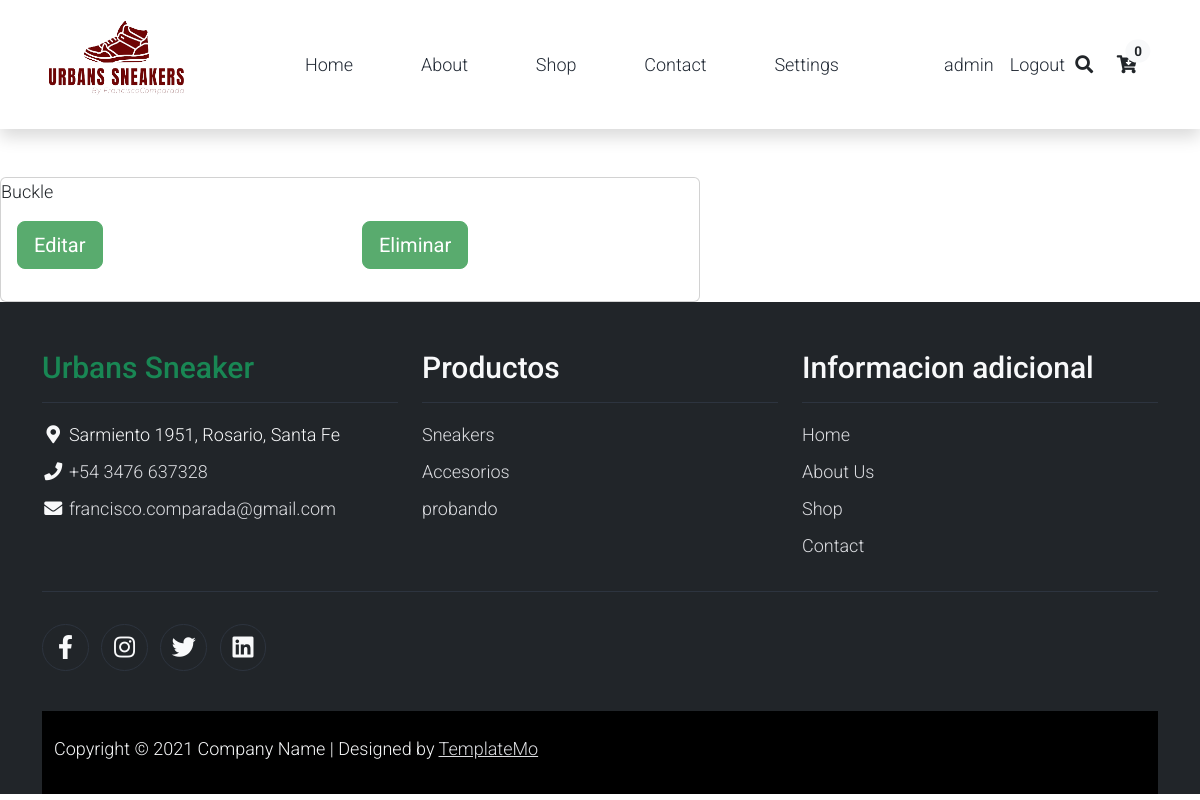
Page /Productos/descripcion_sub_category/3/ (signed in) on the committed database.
### Productos/models.py (models this page shows, shortened)
class Sub_Category(models.Model):
    category=models.ForeignKey('Category',on_delete=models.CASCADE,null=True)
    sub_category=models.CharField(max_length=75)
    img_sub_category=models.ImageField(null=True, upload_to='img_sub_Category/')

class Category(models.Model):
    category=models.CharField(max_length=75)

### Productos/views.py (the view)
# urls.py: path('descripcion_sub_category/<int:pk>/', descripcion_sub_category, name='descripcion_sub_category'),
@login_required
def descripcion_sub_category(request, pk):
    if request.user.is_superuser:
        if request.method == 'GET':
            sub_category = Sub_Category.objects.get(pk=pk)
            context = {'sub_category':sub_category}
            return render(request, 'Productos/descripcion_sub_category.html', context=context)
        elif request.method == 'POST':
            sub_category = Sub_Category.objects.get(pk=pk)
            return redirect('Productos/select_sub_category.html')

### Cart/context_processors.py (called while the page is built)
def total_cart_amount(request):
    total=0
    if request.user.is_authenticated:
        if 'cart' in request.session:
            for key,value in request.session['cart'].items():
                total = total +(float(value['price']))
    return{'total_cart_amount':total}

def total_product(request):
    total=0
    if request.user.is_authenticated:
        if 'cart' in request.session:
            for key,value in request.session['cart'].items():
                total = total +(int(value['cant']))
    return{'total_product':total}

### Productos/context_processors.py (called while the page is built)
def id_category(request):
    id_category=Category.objects.all()
    return{
        'id_category':id_category,
    }

def id_sub_category(request):
    id_sub_category=Sub_Category.objects.all()
    return{
        'id_sub_category':id_sub_category,
    }

def id_product(request):
    id_product=Product.objects.all()
    return{
        'id_product':id_product,
    }

### templates/Productos/descripcion_sub_category.html (shortened to what this page needs)
<!DOCTYPE html>
<html lang="en">
    {% extends 'General/index.html' %}
    {% block base %}
        {% load static %}
        <div class="col-lg-7 mt-5">
            <div class="card">
                {{sub_category.sub_category}}
                <div class="card-body">
                        <div class="row pb-3">
                            <div class="col d-grid">
                                <a href="/Productos/update_sub_category/{{sub_category.id}}"><button type="submit" class="btn btn-success btn-lg" name="submit" value="buy">Editar</button></a>
                            </div>
                            <div class="col d-grid">
                                <a href="/Productos/delete_sub_category/{{sub_category.id}}"><button type="submit" class="btn btn-success btn-lg" name="submit" value="addtocard">Eliminar</button></a>
                            </div>
                        </div>
                </div>
            </div>
        </div>
    {% endblock %}

### templates/General/index.html (shortened to what this page needs)
{% load bootstrap5 %}
{% load static %}
<!DOCTYPE html>
<html lang="en">
<head>
    <link rel="stylesheet" href='{% static "css/bootstrap.min.css" %}'>
    <link rel="stylesheet" href='{% static "css/templatemo.css" %}'>
    <link rel="stylesheet" href='{% static "css/custom.css" %}'>
    <link rel="stylesheet" href='{% static "css/fontawesome.min.css" %}'>
    <link href="https://cdn.jsdelivr.net/npm/bootstrap@5.2.0/dist/css/bootstrap.min.css" rel="stylesheet">
</head>
<body>
    <nav class="navbar navbar-expand-lg navbar-light shadow">
        <div class="container d-flex justify-content-between align-items-center">
            <a class="navbar-brand text-success logo h1 align-self-center" href="/">
                <img src='{% static "img/favicon.ico" %}' alt="logoempresa" width="150" height="95">
            </a>
            <div class="align-self-center collapse navbar-collapse flex-fill  d-lg-flex justify-content-lg-between" id="templatemo_main_nav">
                <div class="flex-fill">
                    <ul class="nav navbar-nav d-flex justify-content-between mx-lg-auto">
                        <li class="nav-item">
                            <a class="nav-link" href="/">Home</a>
                        </li>
                        <li class="nav-item">
                            <a class="nav-link" href="#">About</a>
                        </li>
                        <li class="nav-item">
                            <a class="nav-link" href="/shop/">Shop</a>
                        </li>
                        <li class="nav-item">
                            <a class="nav-link" href="#"> Contact </a>
                        </li>
                        {% if request.user.is_authenticated %}
                        {% if request.user.is_superuser %}
                        <li class="nav-item">
                            <a class="nav-link" href="/setting/">Settings</a>
                        </li>
                        {% endif %}
                        {% endif %}
                    </ul>
                </div>
                <div class="navbar align-self-center d-flex">
                    <ul class="nav navbar-nav d-flex justify-content-between mx-lg-auto">
                        {% if request.user.is_authenticated %}
                            {% if request.user.profile.image.url %}
                                <li class="nav-item">
                                    <a class="nav-link" href="#">
                                        <img width="45" height="45" src= '{{ request.user.profile.image.url }}' alt='imagen de {{ request.user.username }}'>{{ request.user.username }} </a>
                                </li>
                            {% else %}
                                <li class="nav-item">
                                    <a class="nav-link" href="#"> {{ request.user.username }} </a>
                                </li>
                            {% endif %}
                            <li class="nav-item">
                                <a class="nav-link" href="/users/logout/">Logout  </a>
                            </li>
                {% endif %}
                <div class="navbar align-self-center d-flex">
                    <a class="nav-icon d-none d-lg-inline" href="#" data-bs-toggle="modal" data-bs-target="#templatemo_search">
                        <i class="fa fa-fw fa-search text-dark mr-2"></i>
                    </a>
                    {% if request.user.is_authenticated %}
                    <a class="nav-icon position-relative text-decoration-none" href="/Cart/cart/">
                        <i class="fa fa-fw fa-cart-arrow-down text-dark mr-1"></i>
                        <span class="position-absolute top-0 left-100 translate-middle badge rounded-pill bg-light text-dark">{{total_product}}</span>
                    </a>
                    {% endif %}
                </div>
            </div>
        </div>
    </nav>
    {% block base %}{% endblock %}
    <footer class="bg-dark" id="tempaltemo_footer">
        <div class="container">
            <div class="row">
                <div class="col-md-4 pt-5">
                    <h2 class="h2 text-success border-bottom pb-3 border-light logo">Urbans Sneaker</h2>
                    <ul class="list-unstyled text-light footer-link-list">
                        <li>
                            <i class="fas fa-map-marker-alt fa-fw"></i>
                            Sarmiento 1951, Rosario, Santa Fe
                        </li>
                        <li>
                            <i class="fa fa-phone fa-fw"></i>
                            <a class="text-decoration-none" href="tel:010-020-0340">+54 3476 637328</a>
                        </li>
                        <li>
                            <i class="fa fa-envelope fa-fw"></i>
                            <a class="text-decoration-none" href="mailto:info@company.com">francisco.comparada@gmail.com</a>
                        </li>
                    </ul>
                </div>
                <div class="col-md-4 pt-5">
                    <h2 class="h2 text-light border-bottom pb-3 border-light">Productos</h2>
                    <ul class="list-unstyled text-light footer-link-list">
                        {% if id_category %}
                        {% for categoria in id_category %}
                        <li><a class="text-decoration-none" href="/Productos/Shop_Category/{{categoria.id}}">{{categoria.category}}</a></li>
                        {% endfor %}
                        {% endif %}
                    </ul>
                </div>
                <div class="col-md-4 pt-5">
                    <h2 class="h2 text-light border-bottom pb-3 border-light">Informacion adicional</h2>
                    <ul class="list-unstyled text-light footer-link-list">
                        <li><a class="text-decoration-none" href="/">Home</a></li>
                        <li><a class="text-decoration-none" href="#">About Us</a></li>
                        <li><a class="text-decoration-none" href="/shop/">Shop </a></li>
                        <li><a class="text-decoration-none" href="#">Contact</a></li>
                    </ul>
                </div>
            </div>
            <div class="row text-light mb-4">
                <div class="col-12 mb-3">
                    <div class="w-100 my-3 border-top border-light"></div>
                </div>
                <div class="col-auto me-auto">
                    <ul class="list-inline text-left footer-icons">
                        <li class="list-inline-item border border-light rounded-circle text-center">
                            <a class="text-light text-decoration-none" target="_blank" href="http://facebook.com/"><i class="fab fa-facebook-f fa-lg fa-fw"></i></a>
                        </li>
                        <li class="list-inline-item border border-light rounded-circle text-center">
                            <a class="text-light text-decoration-none" target="_blank" href="https://www.instagram.com/"><i class="fab fa-instagram fa-lg fa-fw"></i></a>
                        </li>
                        <li class="list-inline-item border border-light rounded-circle text-center">
                            <a class="text-light text-decoration-none" target="_blank" href="https://twitter.com/"><i class="fab fa-twitter fa-lg fa-fw"></i></a>
                        </li>
                        <li class="list-inline-item border border-light rounded-circle text-center">
                            <a class="text-light text-decoration-none" target="_blank" href="https://www.linkedin.com/"><i class="fab fa-linkedin fa-lg fa-fw"></i></a>
                        </li>
                    </ul>
            </div>
        </div>
        <div class="w-100 bg-black py-3">
            <div class="container">
                <div class="row pt-2">
                    <div class="col-12">
                        <p class="text-left text-light">
                            Copyright &copy; 2021 Company Name
                            | Designed by <a rel="sponsored" href="https://templatemo.com" target="_blank">TemplateMo</a>
                        </p>
                    </div>
                </div>
            </div>
        </div>
    </footer>
</body>
</html>

### static/css/templatemo.css (style rules this page uses)
body, ul, li, p, a, label, input, div { font-family: 'Roboto', sans-serif; font-size: 18px !important; font-weight: 300 !important; }
.h1 { font-family: 'Roboto', sans-serif; font-size: 48px !important; font-weight: 200 !important; }
.h2 { font-family: 'Roboto', sans-serif; font-size: 30px !important; font-weight: 300; }
.logo { font-weight: 500 !important; }
.text-success { color: #59ab6e !important; }
.text-light { color: #cfd6e1 !important; }
.bg-dark { background-color: #212934 !important; }
.bg-light { background-color: #e9eef5 !important; }
.bg-black { background-color: #1d242d !important; }
.btn-success { background-color: #59ab6e !important; border-color: #56ae6c !important; }
#templatemo_main_nav a { color: #212934; }
#templatemo_main_nav .navbar .nav-icon { margin-right: 20px; }
#tempaltemo_footer a { color: #dcdde1; }
#tempaltemo_footer ul.footer-link-list li { padding-top: 10px; }
#tempaltemo_footer ul.footer-icons li { width: 2.6em; height: 2.6em; line-height: 2.6em; }
#tempaltemo_footer .border-light { border-color: #2d343f !important; }
@media (min-width: 768px) { #templatemo_main_nav .navbar-nav { max-width: 450px; } }
@media (min-width: 992px) { #templatemo_main_nav .navbar-nav { max-width: 550px; } }

### rows in the picture
Sub_Category: sub_category "Buckle"
Category: category "Sneakers"
Category: category "Accesorios"
Category: category "probando"

### other values in the picture
{{ request.user.username }} "admin"
{{ total_product }} "0"
